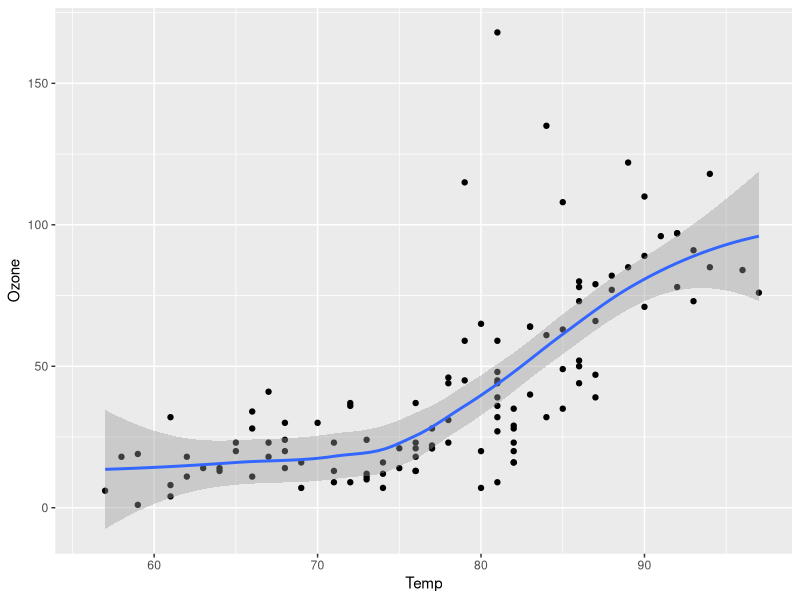
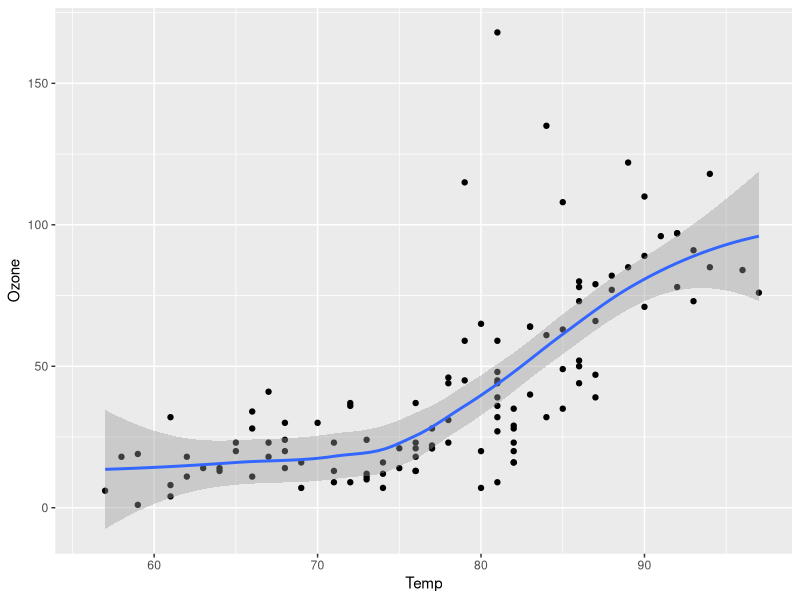
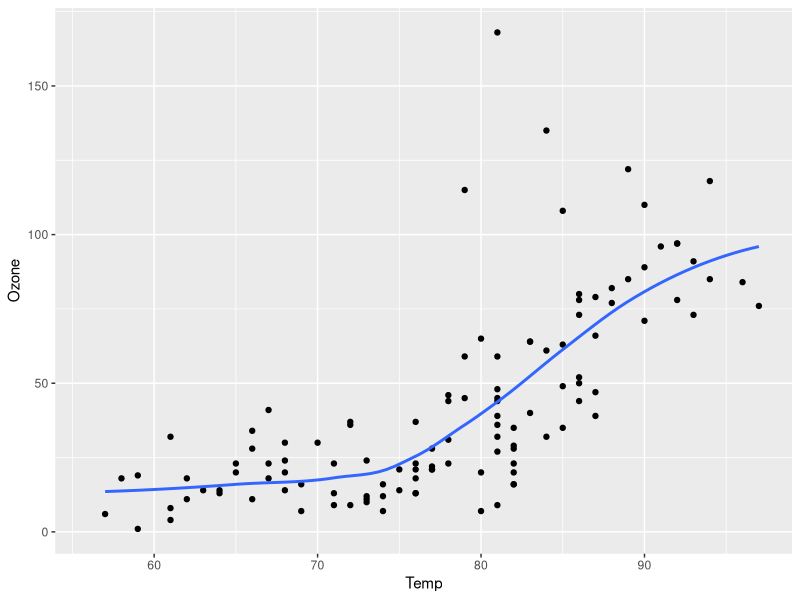
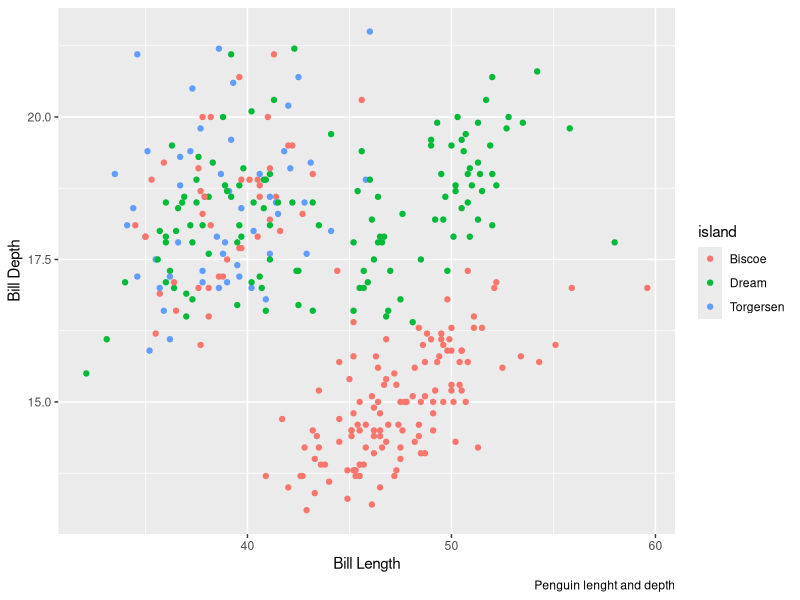
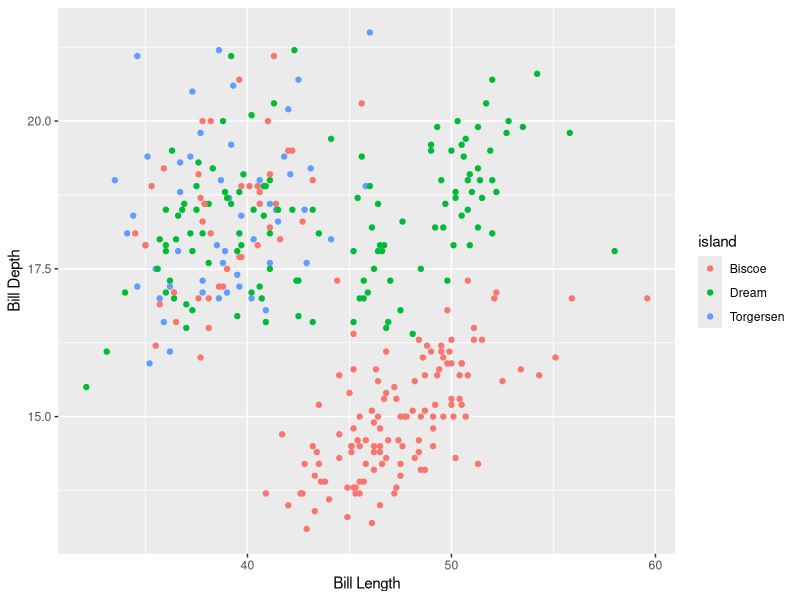

Recreate these plots in R, in order.
## ---- chunk 1
# install.packages("quarto")
## ---- chunk 2
# install.packages("knitr")
## ---- chunk 3
#| label: fig-airquality 01
#| fig-cap: Temperature and ozone level.

library(ggplot2)
ggplot(airquality, aes(Temp, Ozone)) + 
  geom_point() + 
  geom_smooth(method = "loess"
)
## ---- chunk 4
#| label: fig-airquality 02
#| fig-cap: Temperature and ozone level.

library(ggplot2)
ggplot(airquality, aes(Temp, Ozone)) + 
  geom_point() + 
  geom_smooth(method = "loess")
## ---- chunk 5
#| echo: true
#| echo: false

library(ggplot2)
ggplot(airquality, aes(Temp, Ozone)) + 
        geom_point() + 
        geom_smooth(method = "loess", se = FALSE)
summary(airquality)
## ---- chunk 6
library(palmerpenguins)
library(ggplot2)


ggplot(penguins, aes(x = bill_length_mm,
                     y = bill_depth_mm,
                     col = island)) +
  geom_point() +
  labs(caption ="Penguin lenght and depth",
       x = "Bill Length",
       y = "Bill Depth",
       alt="Penguin data from palmerpenguins package")
## ---- chunk 7
#| fig-width: 5
#| fig-height: 3
#| fig-cap: "Penguin lenght and depth"
#| fig-alt: "Penguin data from palmerpenguins package"

library(palmerpenguins)
library(ggplot2)

ggplot(penguins, aes(x = bill_length_mm,
                     y = bill_depth_mm,
                     col = island)) +
  geom_point() +
  labs(x = "Bill Length",
       y = "Bill Depth")
## ---- chunk 8
# install.packages("quarto")
